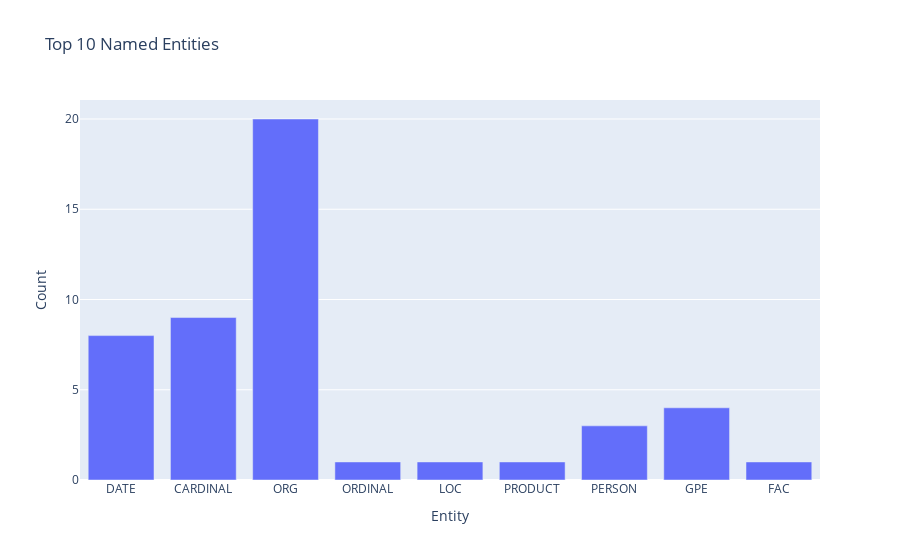

Here is the notebook cell this chart was saved with:
### Markdown cell above
### let’s perform Named Entity Recognition

### Code cell
# NER
def extract_named_entities(text):
    doc = nlp(text)
    entities = defaultdict(list)
    for ent in doc.ents:
        entities[ent.label_].append(ent.text)
    return dict(entities)

data['Named_Entities'] = data['Article'].apply(extract_named_entities)

# Visualize NER
entity_counts = Counter(entity for entities in data['Named_Entities'] for entity in entities)
entity_df = pd.DataFrame.from_dict(entity_counts , orient='index').reset_index()
entity_df.columns = ['Entity' , 'Count']

fig = px.bar(entity_df.head(10) , x = 'Entity' , y = 'Count' , title = 'Top 10 Named Entities')
fig.show()

### Figure 1 — Plotly figure (JSON) as saved in the notebook; plotly's stock layout.template omitted (floating-point values rounded to 4 significant figures)
{"data": [{"alignmentgroup": "True", "hovertemplate": "Entity=%{x}<br>Count=%{y}<extra></extra>", "legendgroup": "", "marker": {"color": "#636efa", "pattern": {"shape": ""}}, "name": "", "offsetgroup": "", "orientation": "v", "showlegend": false, "textposition": "auto", "type": "bar", "x": ["DATE", "CARDINAL", "ORG", "ORDINAL", "LOC", "PRODUCT", "PERSON", "GPE", "FAC"], "xaxis": "x", "y": [8, 9, 20, 1, 1, 1, 3, 4, 1], "yaxis": "y"}], "layout": {"barmode": "relative", "legend": {"tracegroupgap": 0}, "title": {"text": "Top 10 Named Entities"}, "xaxis": {"anchor": "y", "domain": [0, 1], "title": {"text": "Entity"}}, "yaxis": {"anchor": "x", "domain": [0, 1], "title": {"text": "Count"}}}}
